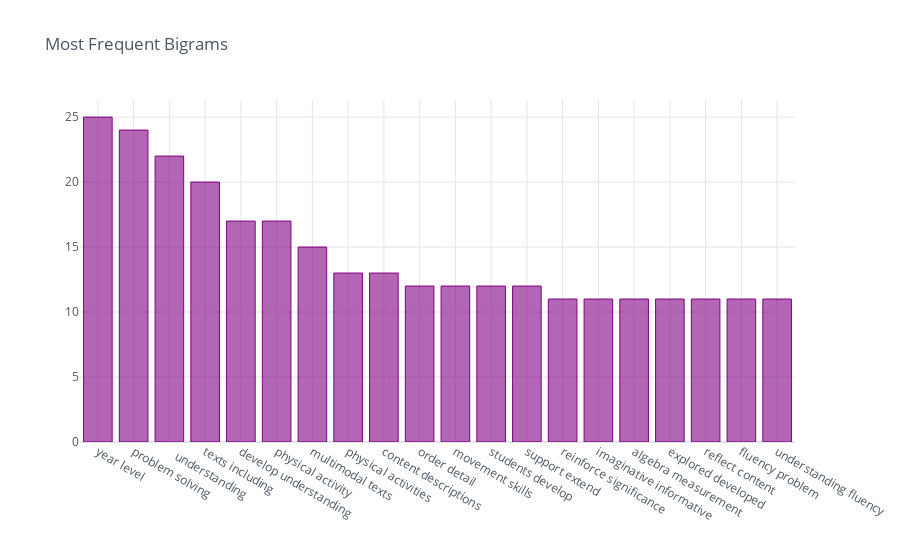

Here is the notebook cell this chart was saved with:
### Markdown cell above
#### Most Frequent Bigrams

### Code cell
get_word_freq(df, 'tokenized', ngram_range=2).head(20).iplot(kind='bar', color='purple', title='Most Frequent Bigrams')

### Figure 1 — Plotly figure (JSON) as saved in the notebook; plotly's stock layout.template omitted (floating-point values rounded to 4 significant figures)
{"data": [{"marker": {"color": "rgba(128, 0, 128, 0.6)", "line": {"color": "rgba(128, 0, 128, 1.0)", "width": 1}}, "name": "Frequency", "orientation": "v", "text": "", "type": "bar", "x": ["year level", "problem solving", "   understanding", "texts including", "develop understanding", "physical activity", "multimodal texts", "physical activities", "content descriptions", "order detail", "movement skills", "students develop", "support extend", "reinforce significance", "imaginative informative", "algebra measurement", "explored developed", "reflect content", "fluency problem", "understanding fluency"], "y": [25, 24, 22, 20, 17, 17, 15, 13, 13, 12, 12, 12, 12, 11, 11, 11, 11, 11, 11, 11]}], "layout": {"legend": {"bgcolor": "#FFFFFF", "font": {"color": "#4D5663"}}, "paper_bgcolor": "#FFFFFF", "plot_bgcolor": "#FFFFFF", "title": {"font": {"color": "#4D5663"}, "text": "Most Frequent Bigrams"}, "xaxis": {"gridcolor": "#E1E5ED", "showgrid": true, "tickfont": {"color": "#4D5663"}, "title": {"font": {"color": "#4D5663"}, "text": ""}, "zerolinecolor": "#E1E5ED"}, "yaxis": {"gridcolor": "#E1E5ED", "showgrid": true, "tickfont": {"color": "#4D5663"}, "title": {"font": {"color": "#4D5663"}, "text": ""}, "zerolinecolor": "#E1E5ED"}}}
